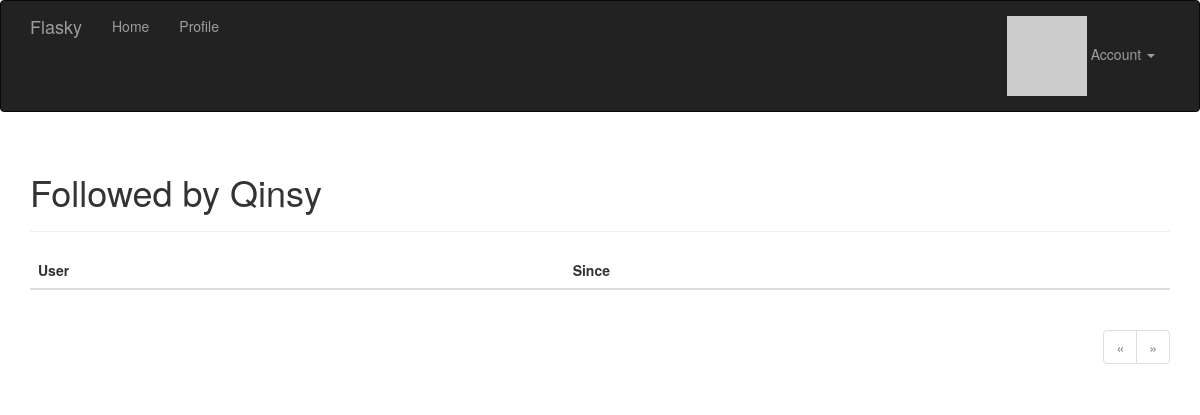
Before: /followed-by/Qinsy (signed in) with the older database file.
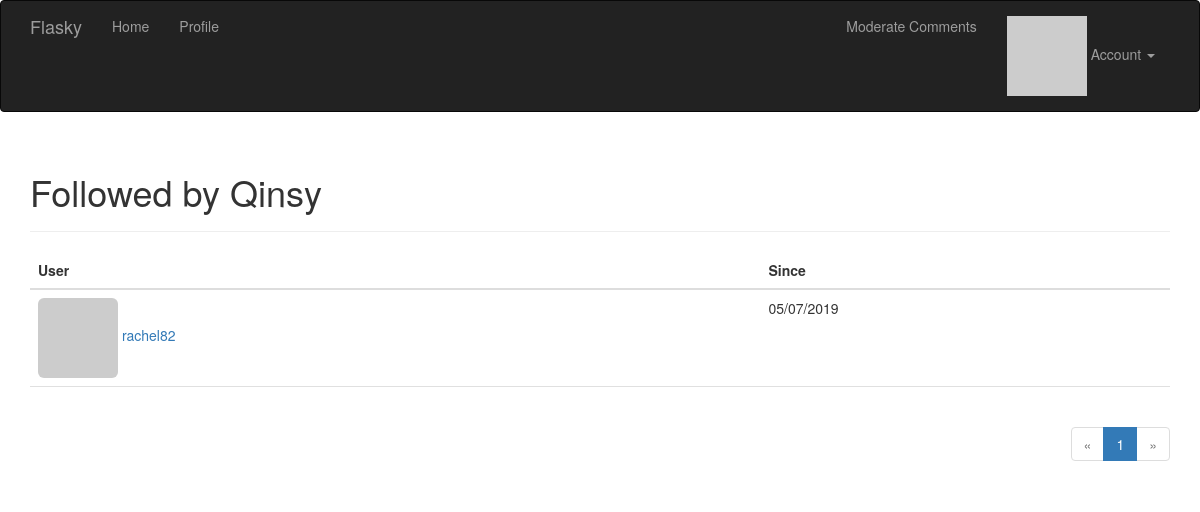
After: the same page with the newer database file.
### app/models.py (models this page shows, shortened)
class User(UserMixin, db.Model):
    __tablename__ = 'users'
    id = db.Column(db.Integer, primary_key=True)
    username = db.Column(db.String(64), unique=True, index=True)
    password_hash = db.Column(db.String(128))
    email = db.Column(db.String(64), unique=True, index=True)
    role_id = db.Column(db.Integer, db.ForeignKey('roles.id'))
    confirmed = db.Column(db.Boolean, default=False)
    name = db.Column(db.String(64))
    location = db.Column(db.String(64))
    about_me = db.Column(db.Text())
    member_since = db.Column(db.DateTime(), default=datetime.utcnow)
    last_seen = db.Column(db.DateTime(), default=datetime.utcnow)
    avatar_hash = db.Column(db.String(32))
    posts = db.relationship('Post', backref='author', lazy='dynamic')
    followed = db.relationship('Follow',
                               foreign_keys=[Follow.follower_id],
                               backref=db.backref('follower', lazy='joined'),
                               lazy='dynamic',
                               cascade='all, delete-orphan')
    followers = db.relationship('Follow',
                                foreign_keys=[Follow.followed_id],
                                backref=db.backref('followed', lazy='joined'),
                                lazy='dynamic',
                                cascade='all, delete-orphan')
    comments = db.relationship('Comment', backref='author', lazy='dynamic')
    @property
    def password(self):
        """不能直接获取密码"""
        raise AttributeError('password is not a readable attribute')
    def can(self, permissions):
        return self.role is not None and (self.role.permissions & permissions) == permissions
    def ping(self):
        self.last_seen = datetime.utcnow()
        db.session.add(self)
    def gravatar(self, size=100, default='identicon', rating='g'):
        if request.is_secure:
            url = 'https://secure.gravatar.com/avatar'
        else:
            url = 'http://www.gravatar.com/avatar'
        hash = self.avatar_hash or hashlib.md5(
            self.email.encode('utf-8')).hexdigest()
        return '{url}/{hash}?s={size}&d={default}&r={rating}'.format(
            url=url, hash=hash, size=size, default=default, rating=rating)

class Follow(db.Model):
    __tablename__ = 'follows'
    follower_id = db.Column(db.Integer, db.ForeignKey('users.id'),
                            primary_key=True)
    followed_id = db.Column(db.Integer, db.ForeignKey('users.id'),
                            primary_key=True)
    timestamp = db.Column(db.DateTime, default=datetime.utcnow)

### app/main/views.py (the view)
@main.route('/followed-by/<username>')
def followed_by(username):
    user = User.query.filter_by(username=username).first()
    if user is None:
        flash('Invalid user.')
        return redirect(url_for('.index'))
    page = request.args.get('page', 1, type=int)
    pagination = user.followed.paginate(page, per_page=current_app.config['FLASKY_FOLLOWERS_PER_PAGE'],
                                        error_out=False)
    follows = [{'user': item.followed, 'timestamp': item.timestamp} for item in pagination.items]
    return render_template('followers.html', user=user, title="Followed by",
                           endpoint='.followed_by', pagination=pagination, follows=follows)

### app/auth/views.py (called while the page is built)
@auth.before_app_request
def before_request():
    if current_user.is_authenticated:
        current_user.ping()
        if not current_user.confirmed \
                and request.endpoint \
                and request.endpoint[:5] != 'auth.' \
                and request.endpoint != 'static':
            return redirect(url_for('auth.unconfirmed'))

### app/main/__init__.py (called while the page is built)
@main.app_context_processor
def inject_permissions():
    return dict(Permission=Permission)

### app/models.py (called while the page is built)
@login_manager.user_loader
def load_user(user_id):
    return User.query.get(int(user_id))

### app/templates/followers.html (shortened to what this page needs)
{% extends "base.html" %}
{% import "_macros.html" as macros %}
{% block page_content %}
<div class="page-header">
    <h1>{{ title }} {{ user.username }}</h1>
</div>
<table class="table table-hover followers">
    <thead><tr><th>User</th><th>Since</th></tr></thead>
    {% for follow in follows %}
    {% if follow.user != user %}
    <tr>
        <td>
            <a href="{{ url_for('.user', username = follow.user.username) }}">
                <img class="img-rounded" src="{{ follow.user.gravatar(size=32) }}">
                {{ follow.user.username }}
            </a>
        </td>
        <td>{{ moment(follow.timestamp).format('L') }}</td>
    </tr>
    {% endif %}
    {% endfor %}
</table>
<div class="pagination">
    {{ macros.pagination_widget(pagination, endpoint, username = user.username) }}
</div>
{% endblock %}

Changed rows visible on the page:
added User: user.username "rachel82"
added Follow: timestamp "05/07/2019"
Other visible differences:
text now shown: "Moderate Comments"
new list line: "1"
